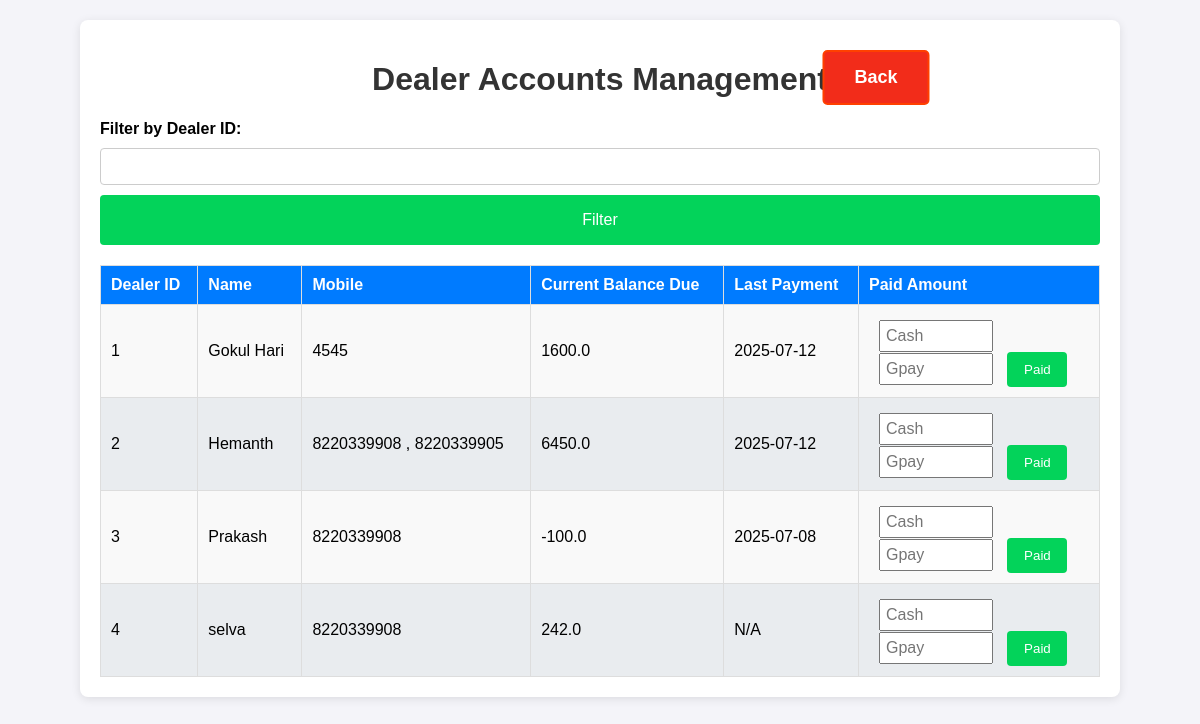
Before: /dealer_accounts with the older database file.
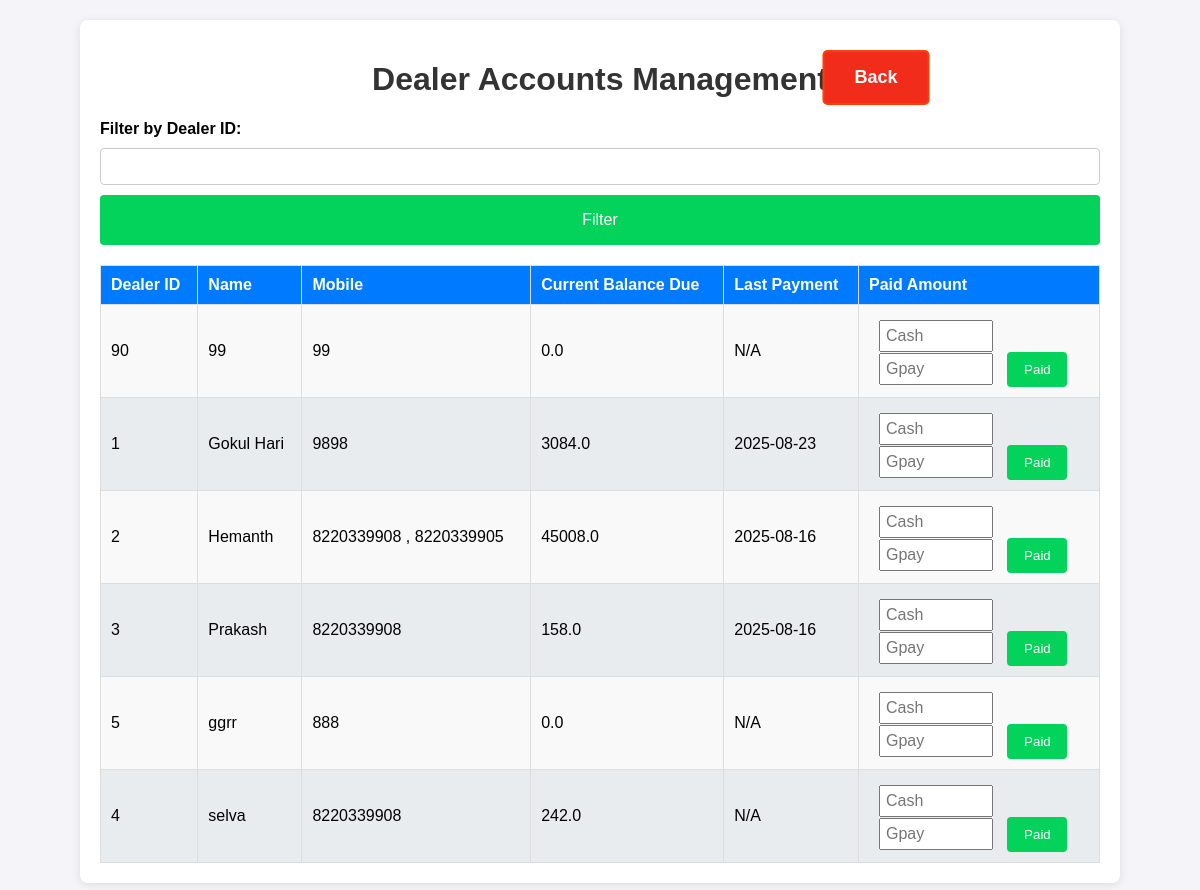
After: the same page with the newer database file.
### app.py (models this page shows)
class Dealer_details(db.Model):
    id = db.Column(db.Integer, primary_key=True)
    dealer_id = db.Column(db.String(100), nullable=False, unique=True)
    name = db.Column(db.String(100), nullable=False)
    mobile = db.Column(db.String(15), nullable=False)
    address = db.Column(db.String(400), nullable=True)
    aadhaar_file = db.Column(db.String(400))  # Path to Aadhaar copy
    photo_file = db.Column(db.String(400))

class DealerAccounts(db.Model):
    id = db.Column(db.Integer, primary_key=True)
    dealer_id = db.Column(db.String(100), nullable=False, unique=True)
    current_balance = db.Column(db.Float, default=0.0)
    last_payment_date = db.Column(db.DateTime)

### app.py (the view)
@app.route('/dealer_accounts')
def dealer_accounts():
    dealers = get_filtered_data_dealer_account(request)
    dealer_id_filter = request.args.get('dealer_id', '')  # Default is an empty string
    return render_template("dealer_accounts.html", dealers=dealers, dealer_id_filter=dealer_id_filter)

### app.py (called while the page is built)
def get_filtered_data_dealer_account(request):
    dealer_id_filter = request.args.get('dealer_id', '')  # Default is an empty string
    filter_button = request.args.get('filter_button', '')
    query = db.session.query(Dealer_details, DealerAccounts).outerjoin(DealerAccounts, Dealer_details.dealer_id == DealerAccounts.dealer_id)
    if filter_button and dealer_id_filter:
        query = query.filter(Dealer_details.dealer_id == dealer_id_filter)
    filtered_data = query.order_by(Dealer_details.name.asc()).all()
    return filtered_data

### templates/dealer_accounts.html (shortened to what this page needs)
<!DOCTYPE html>
<html lang="en">
    <head>
    <link rel="stylesheet" href="/static/styles.css">
</head>
<body>
    <div class="container dealer_accounts_container">
        <h1>Dealer Accounts Management</h1>
        <a href="/" class="back">Back</a>
        <form method="GET" class="form">
            <label for="dealer_id">Filter by Dealer ID:</label>
            <input type="text" id="dealer_id" name="dealer_id" value="{{ dealer_id_filter }}">
            <button type="submit" name="filter_button" value="submit" class="btn">Filter</button>
        </form>
        <table class="dealer_accounts">
            <thead>
                <tr>
                    <th>Dealer ID</th>
                    <th>Name</th>
                    <th>Mobile</th>
                    <th>Current Balance Due</th>
                    <th>Last Payment</th>
                    <th class="action">Paid Amount</th>
                </tr>
            </thead>
            <tbody>
                {% for dealer, account in dealers %}
                <tr>
                    <td>{{ dealer.dealer_id }}</td>
                    <td>{{ dealer.name }}</td>
                    <td>{{ dealer.mobile }}</td>
                    <td>{{ account.current_balance if account else 0 }}</td>
                    <td>{{ account.last_payment_date.strftime("%Y-%m-%d") if account and account.last_payment_date else "N/A" }}</td>
                    <td>
                        <form method="POST" action="{{ url_for('update_payment', dealer_id=dealer.dealer_id) }}">
                            <input class="amount" style="margin-top: 5px;" type="number" name="amount_paid_cash" step="0.01" placeholder="Cash" required>
                            <input class="amount" type="number" name="amount_paid_gpay" step="0.01" placeholder="Gpay" required>
                            <button class="pay" type="submit">Paid</button>
                        </form>
                    </td>
                </tr>
                {% endfor %}
            </tbody>
        </table>
    </div>
</body>
</html>

### static/styles.css (style rules this page uses)
body { font-family: Arial, sans-serif; background-color: #f4f4f9; margin: 0; padding: 0; }
.container { max-width: 800px; margin: 20px auto; background: #fff; padding: 20px; border-radius: 8px; box-shadow: 0 2px 10px rgba(0, 0, 0, 0.1); }
.dealer_accounts_container { max-width: 1000px; }
h1, h2 { color: #333; text-align: center; }
.form { display: flex; flex-direction: column; gap: 10px; margin-bottom: 20px; }
.form label { font-weight: bold; }
.form input { padding: 10px; border: 1px solid #ccc; border-radius: 4px; }
.btn { background-color: #03d35a; color: #fff; border: none; padding: 10px; border-radius: 4px; cursor: pointer; font-size: medium; height: 50px; }
table { width: 100%; border-collapse: collapse; margin-top: 10px; }
table th, table td { padding: 10px; border: 1px solid #ddd; text-align: left; }
table th { background-color: #007bff; color: white; }
table tbody tr:nth-child(odd) { background-color: #f9f9f9; }
table tbody tr:nth-child(even) { background-color: #e9ecef; }
a { display: inline-block; padding: 15px 30px; font-size: 18px; font-weight: bold; text-align: center; text-decoration: none; background-color: #007bff; color: white; border-radius: 5px; border: 2px solid #007bff; transition: all 0.3s ease; position: absolute; left: 50%; transform: translateX(-50%); transition: transform 0.2s, background-color 0.2s; }
.back { background-color: #f22c1a; border: 2px solid #ff4000; top: 50px; left: 73%; }
.history_data input, .dealer_accounts input { width: 50px; padding: 5px; font-size: 16px; }
.history_data .password, .dealer_accounts .amount { width: 120px; margin-left: 10px; margin-right: 10px; }
.history_data button, .dealer_accounts button { background-color: #03d35a; color: white; padding: 5px 10px; border: none; cursor: pointer; border-radius: 4px; }
.dealer_accounts .action { width: 220px; }
.dealer_accounts .amount { width: 100px; }
.dealer_accounts .pay { width: 60px; height: 35px; }

Changed rows visible on the page:
removed Dealer_details: dealer_id "1", name "Gokul Hari", mobile "4545", current_balance "1600.0", last_payment_date "2025-07-12"
added Dealer_details: dealer_id "90", name "99", mobile "99", current_balance "0.0", last_payment_date "N/A"
added Dealer_details: dealer_id "1", name "Gokul Hari", mobile "9898", current_balance "3084.0", last_payment_date "2025-08-23"
changed through a linked row, Dealer_details "Hemanth": current_balance "6450.0" → "45008.0"; last_payment_date "2025-07-12" → "2025-08-16"
changed through a linked row, Dealer_details "Prakash": current_balance "-100.0" → "158.0"; last_payment_date "2025-07-08" → "2025-08-16"
added Dealer_details: dealer_id "5", name "ggrr", mobile "888", current_balance "0.0", last_payment_date "N/A"
